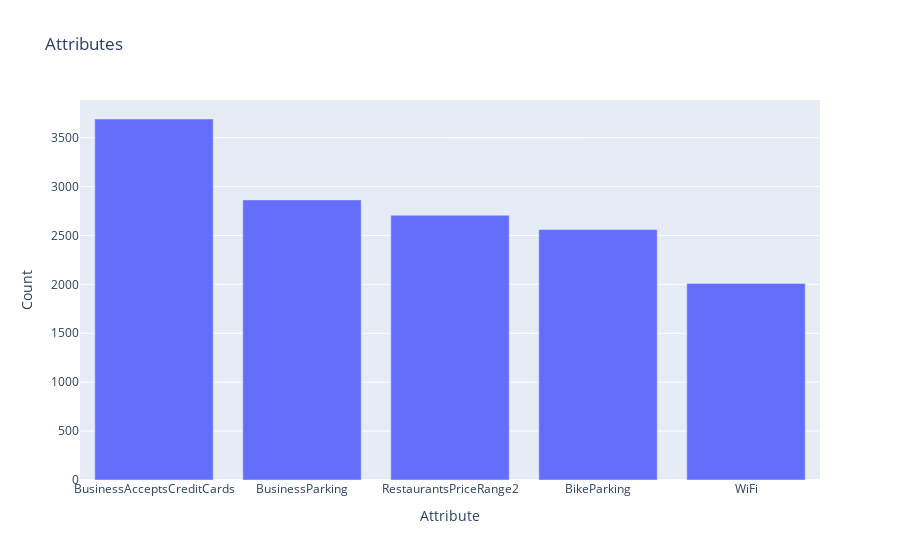

Notebook code for this chart:
### Code cell
# all attributes that exist in df_business categories variable
attributes = df_businesses['attributes'].apply(lambda x: list(x.keys()) if isinstance(x, dict) else [])
attributes = attributes.explode()
attributes = attributes.value_counts()

# only top 5
attributes = attributes[:5]

fig = go.Figure(go.Bar(
    x=attributes.index,
    y=attributes.values
))

fig.update_layout(
    title="Attributes",
    xaxis_title="Attribute",
    yaxis_title="Count"
)

fig.show()

### Figure 1 — Plotly figure (JSON) as saved in the notebook; plotly's stock layout.template omitted (floating-point values rounded to 4 significant figures)
{"data": [{"type": "bar", "x": ["BusinessAcceptsCreditCards", "BusinessParking", "RestaurantsPriceRange2", "BikeParking", "WiFi"], "y": [3691, 2864, 2707, 2561, 2010]}], "layout": {"title": {"text": "Attributes"}, "xaxis": {"title": {"text": "Attribute"}}, "yaxis": {"title": {"text": "Count"}}}}
